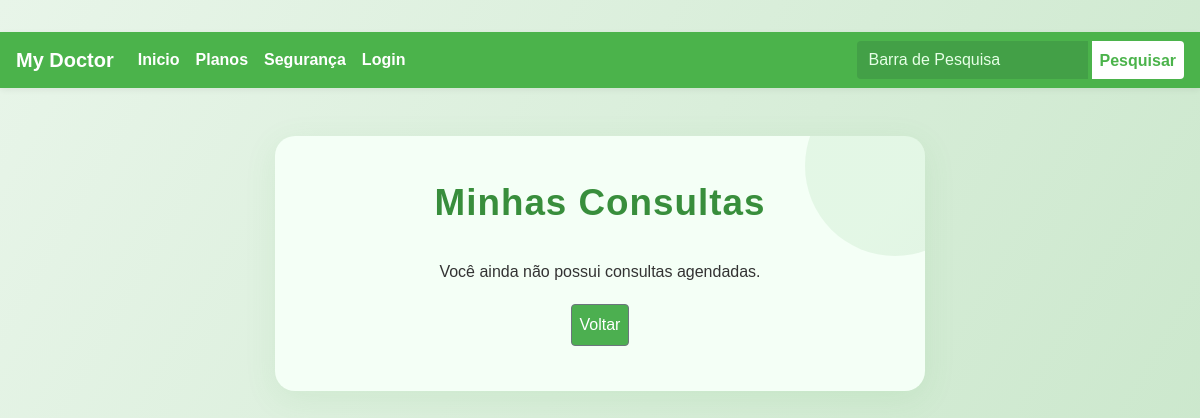
The app's page /ver-consultas/ (signed in), older data.
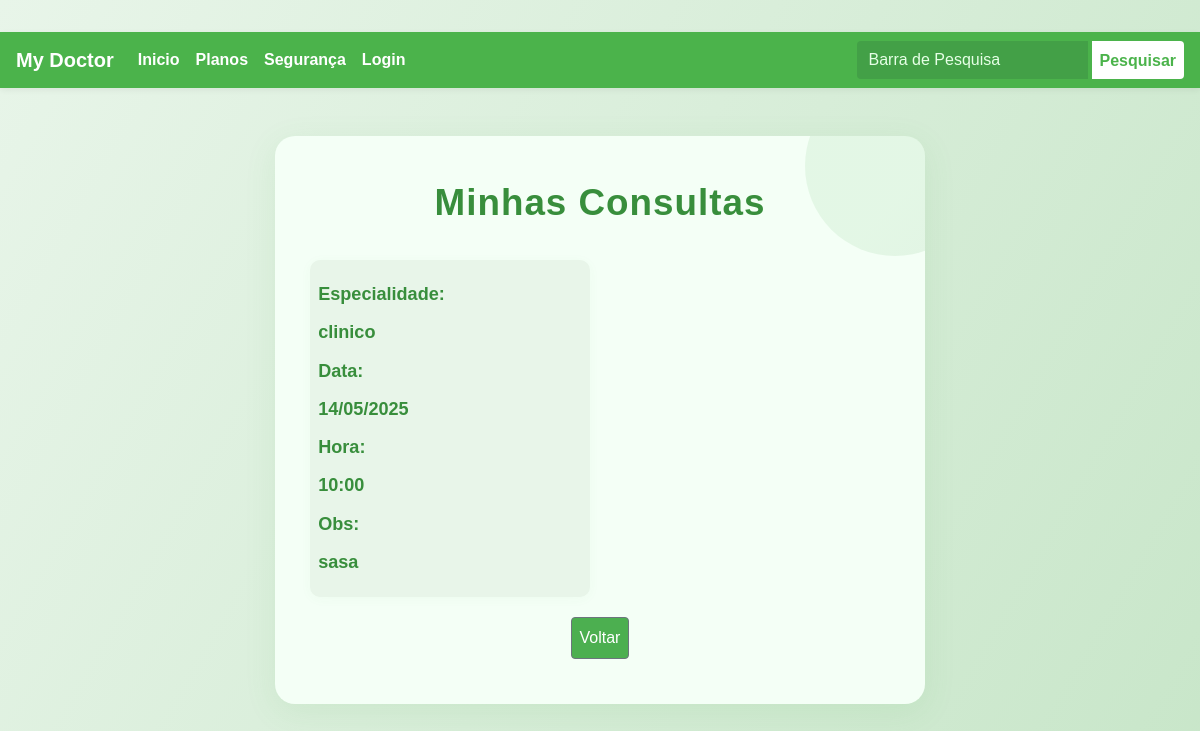
The same page, newer data.
### todos/models.py (models this page shows, shortened)
class Consulta(models.Model):
	usuario = models.ForeignKey(User, on_delete=models.CASCADE)
	especialidade = models.CharField(max_length=50)
	data = models.DateField()
	hora = models.TimeField()
	observacoes = models.TextField(blank=True)
	criada_em = models.DateTimeField(auto_now_add=True)

### todos/views.py (the view)
# urls.py: path('ver-consultas/', ver_consultas_view, name='ver_consultas'),
@login_required
def ver_consultas_view(request):
    consultas = Consulta.objects.filter(usuario=request.user).order_by('-data', '-hora')
    context = {
        'consultas': consultas,
        'voltar_url': reverse_lazy('home')
    }
    return render(request, 'todos/ver_consultas.html', context)

### todos/templates/todos/ver_consultas.html (shortened to what this page needs)
{% load static %}
<!DOCTYPE html>
<html lang="pt-br">
<head>
    <link rel="stylesheet" href="{% static 'style_dashboard.css' %}">
    <link href="{% static 'bootstrap.min.css' %}" rel="stylesheet">
    <link href="{% static 'style.css' %}" rel="stylesheet">
</head>
<body>
<nav class="navbar navbar-expand-md">
  <a class="navbar-brand" href="{% url 'home' %}">My Doctor</a>
  <div class="collapse navbar-collapse" id="navbarsExampleDefault">
    <ul class="navbar-nav mr-auto">
      <li class="nav-item active">
        <a class="nav-link" href="{% url 'home' %}">Inicio <span class="sr-only">(current)</span></a>
      </li>
      <li class="nav-item active">
        <a class="nav-link" href="#">Planos <span class="sr-only">(current)</span></a>
      </li>
      <li class="nav-item active">
        <a class="nav-link" href="#">Segurança <span class="sr-only">(current)</span></a>
      </li>
      <li class="nav-item active">
        <a class="nav-link" href="{% url 'login' %}" >Login <span class="sr-only">(current)</span></a>
      </li>
    </ul>
    <form class="form-inline my-2 my-lg-0">
      <input class="form-control mr-sm-2" type="text" placeholder="Barra de Pesquisa" aria-label="Barra_de_Pesquisa">
      <button class="btn btn-outline-success my-2 my-sm-0" type="submit">Pesquisar</button>
    </form>
  </div>
</nav>
<div class="dashboard-container">
    <h2>Minhas Consultas</h2>
    {% if consultas %}
        <div class="dashboard-grid">
            {% for consulta in consultas %}
                <div class="dashboard-btn" style="flex-direction:column;align-items:flex-start;text-align:left;min-height:120px;">
                    <strong>Especialidade:</strong> {{ consulta.especialidade }}<br>
                    <strong>Data:</strong> {{ consulta.data|date:'d/m/Y' }}<br>
                    <strong>Hora:</strong> {{ consulta.hora|time:'H:i' }}<br>
                    {% if consulta.observacoes %}
                        <strong>Obs:</strong> {{ consulta.observacoes }}<br>
                    {% endif %}
                </div>
            {% endfor %}
        </div>
    {% else %}
        <p>Você ainda não possui consultas agendadas.</p>
    {% endif %}
    <div style="margin-top: 20px;">
        <a href="{% url 'dashboard' %}" class="btn btn-secondary">Voltar</a>
    </div>
</div>
</body>
</html>

### todos/templates/todos/style_dashboard.css (style rules this page uses)
body { background: linear-gradient(120deg, #e8f5e9 0%, #c8e6c9 100%); min-height: 100vh; margin: 0; padding: 0; }
.dashboard-container { max-width: 650px; margin: 48px auto; background: #f4fff6; border-radius: 20px; box-shadow: 0 8px 32px rgba(76,175,80,0.10); padding: 2.8rem 2.2rem; text-align: center; position: relative; overflow: hidden; }
.dashboard-container::before { content: ''; position: absolute; top: -60px; right: -60px; width: 180px; height: 180px; background: linear-gradient(135deg, #4caf50 60%, #388e3c 100%); opacity: 0.10; border-radius: 50%; z-index: 0; }
.dashboard-container h2 { color: #388e3c; font-size: 2.3rem; margin-bottom: 2.2rem; font-weight: bold; letter-spacing: 1px; z-index: 1; position: relative; }
.dashboard-grid { display: grid; grid-template-columns: 1fr 1fr; gap: 1.3rem; z-index: 1; position: relative; }
.dashboard-btn { display: flex; align-items: center; justify-content: center; gap: 0.7rem; background: #e8f5e9; color: #388e3c; border: none; border-radius: 10px; padding: 1.3rem 0.5rem; font-size: 1.13rem; font-weight: 600; text-decoration: none; box-shadow: 0 2px 12px rgba(76,175,80,0.04); transition: background 0.2s, color 0.2s, box-shadow 0.2s, transform 0.15s; position: relative; overflow: hidden; }
.dashboard-btn::before { content: ''; position: absolute; left: 0; top: 0; right: 0; bottom: 0; background: linear-gradient(90deg, #4caf50 0%, #388e3c 100%); opacity: 0; transition: opacity 0.2s; z-index: 0; border-radius: 10px; }
.navbar { background-color: #4caf50; box-shadow: 0 2px 4px rgba(0,0,0,.1); }
.navbar-brand { color: #f4f4f4 !important; font-weight: bold; }
.nav-link { color: #f4f4f4; }

### todos/templates/todos/style.css (style rules this page uses)
body { font-family: 'Arial', sans-serif; background-color: #f4f4f4; color: #333; padding-top: 2rem; padding-bottom: 2rem; }
.btn { color: #ffffff; background-color: #4caf50; padding: 0.5em; }
.navbar { background-color: #4bb34b !important; color: #fff; box-shadow: 0 2px 6px #00000010; }
.navbar .navbar-brand, .navbar .nav-link { color: #fff !important; font-weight: bold; }
.navbar .form-inline { background: transparent; border-radius: 8px; padding: 0; margin-left: 2rem; display: flex; align-items: center; }
.navbar .form-control { border-radius: 4px 0 0 4px !important; border: none !important; background: #43a047 !important; color: #fff !important; box-shadow: none !important; height: 38px; }
.navbar .form-control::placeholder { color: #e6ffe6; opacity: 1; }
.navbar .btn-outline-success { background: #fff !important; color: #4bb34b !important; border: none !important; border-radius: 0 4px 4px 0 !important; font-weight: bold; height: 38px; margin-left: -4px; transition: background 0.2s, color 0.2s; }

Row changes from the older to the newer data that the page shows:
added Consulta: especialidade "clinico", data "14/05/2025", hora "10:00", observacoes "sasa"
Text that changed along with them:
text no longer shown: "Você ainda não possui consultas agendadas."
